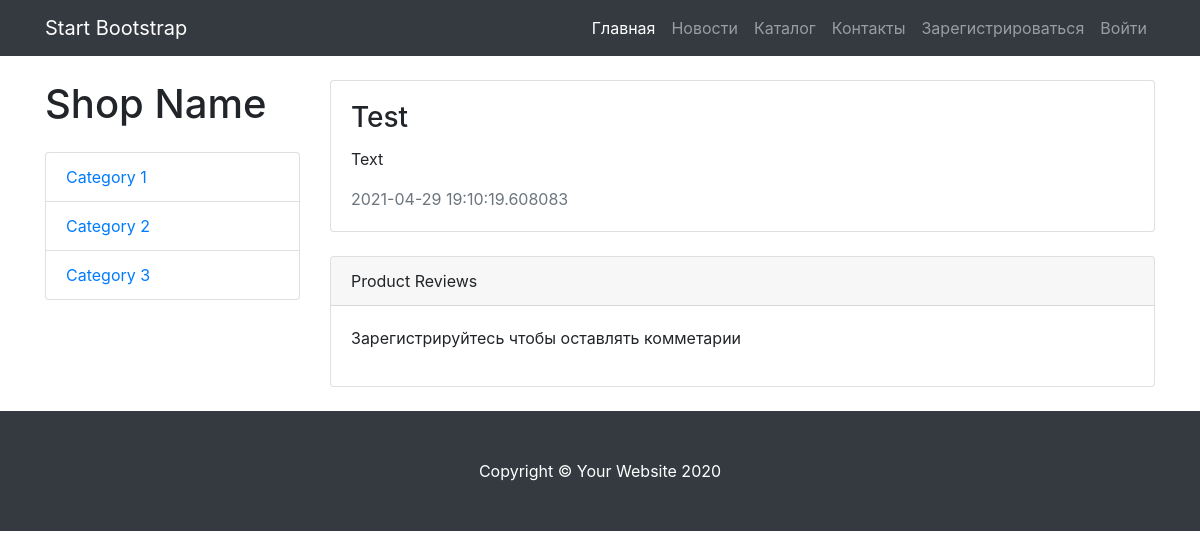
The page /news/1 on the database as committed earlier.
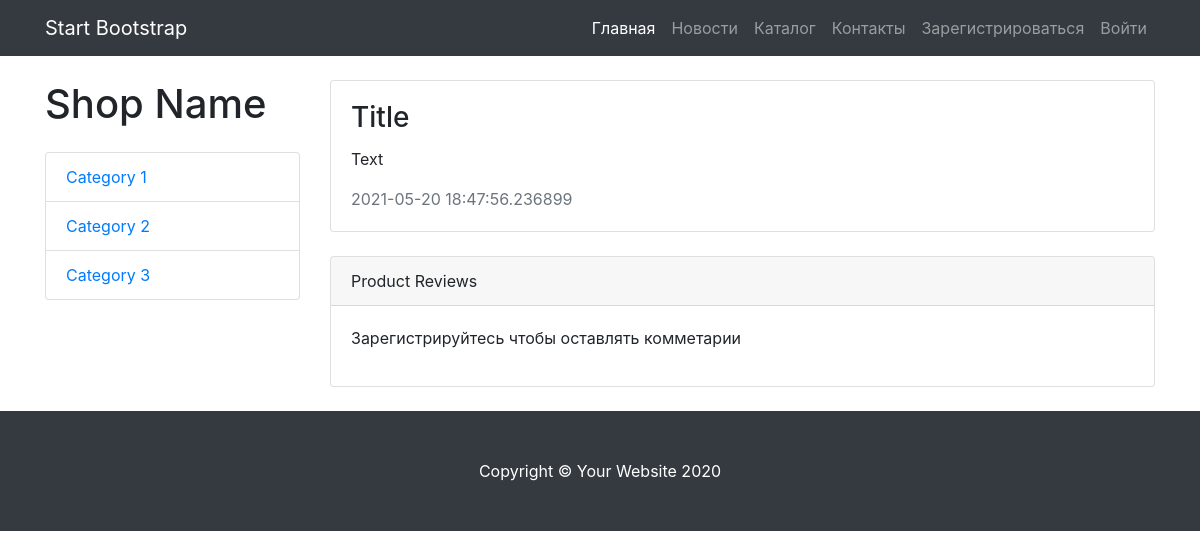
The same page on the database as committed later.
### data/news.py (models this page shows, shortened)
class News(SqlAlchemyBase, SerializerMixin):
    __tablename__ = 'news'
    id = sqlalchemy.Column(sqlalchemy.Integer,
                           primary_key=True, autoincrement=True)
    title = sqlalchemy.Column(sqlalchemy.String, nullable=True)
    content = sqlalchemy.Column(sqlalchemy.String, nullable=True)
    image = sqlalchemy.Column(sqlalchemy.String, nullable=True)
    created_date = sqlalchemy.Column(sqlalchemy.DateTime,
                                     default=datetime.datetime.now)
    likes = sqlalchemy.Column(sqlalchemy.Integer)
    is_private = sqlalchemy.Column(sqlalchemy.Boolean, default=True)
    user_id = sqlalchemy.Column(sqlalchemy.Integer,
                                sqlalchemy.ForeignKey("users.id"))
    news_img = sqlalchemy.Column(sqlalchemy.String, nullable=True)
    user = orm.relation('User')

### main.py (the view)
@app.route("/news/<int:id>", methods=['GET', 'POST'])
def news_item(id):
    db_sess = db_session.create_session()
    if current_user.is_authenticated:
        form = CommentForm()
        if form.validate_on_submit():
            comm = Comments()
            comm.connected_to_id = id
            comm.table_name = News.__tablename__
            comm.author_id = current_user.id
            comm.text = form.text.data
            db_sess.add(comm)
            db_sess.commit()
    else:
        form = None
    data = db_sess.query(News).get(id)
    comments = db_sess.query(Comments).filter(Comments.connected_to_id == id,
                                              Comments.table_name == News.__tablename__)
    return render_template("news_item.html", news=data, title=data.title, comments=comments, form=form)

### data/db_session.py (called while the page is built)
def create_session() -> Session:
    global __factory
    return __factory()

### templates/news_item.html (shortened to what this page needs)
{% extends "base.html" %}
{% block content %}
<div class="row">
      <div class="col-lg-3">
        <h1 class="my-4">Shop Name</h1>
        <div class="list-group">
          <a href="#" class="list-group-item">Category 1</a>
          <a href="#" class="list-group-item">Category 2</a>
          <a href="#" class="list-group-item">Category 3</a>
        </div>
      </div>
      <div class="col-lg-9">
         <div class="card mt-4">
          <div class="card-body">
            <h3 class="card-title">{{news.title}}</h3>
            <p class="card-text">{{news.content}}</p>
            <span class="text-muted">{{news.created_date}}</span>
          </div>
        </div>
        <div class="card card-outline-secondary my-4">
          <div class="card-header">
            Product Reviews
          </div>
          <div class="card-body">
              {% if form %}
                    <form action="" method="post">
                    {{ form.hidden_tag() }}
                    <p>
                    {{form.text.label}}
                    {{form.text(class="form-control", type="input")}}
                    </p>
                    {{ form.submit(type="submit", class="btn btn-primary") }}
                    </form>
              {%else %}
              <p>Зарегистрируйтесь чтобы оставлять комметарии</p>
              {% endif %}
          </div>
        </div>
      </div>
</div>
{% endblock %}

Rows that differ between the two databases and show on the page:
changed News "Text": title "Test" → "Title"; created_date "2021-04-29 19:10:19.608083" → "2021-05-20 18:47:56.236899"
